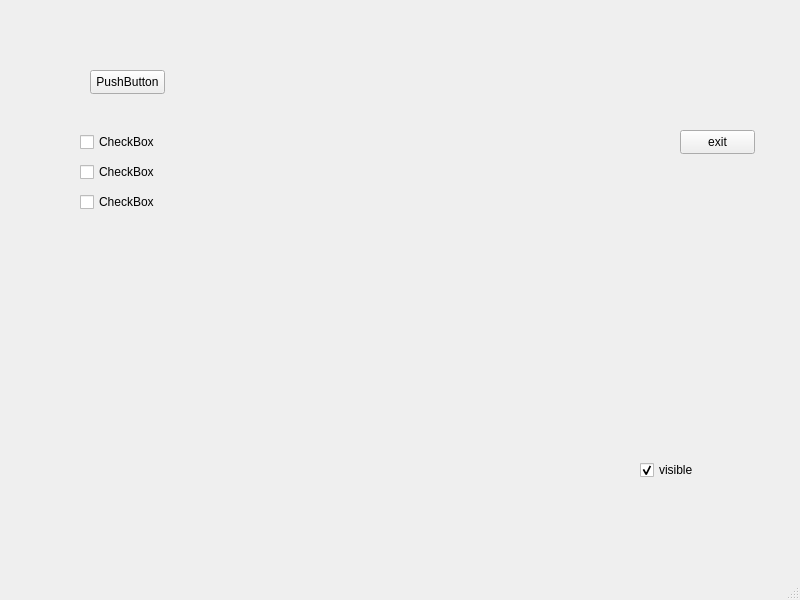
<?xml version="1.0" encoding="UTF-8"?>
<ui version="4.0">
 <class>MainWindow</class>
 <widget class="QMainWindow" name="MainWindow">
  <property name="geometry">
   <rect>
    <x>0</x>
    <y>0</y>
    <width>800</width>
    <height>600</height>
   </rect>
  </property>
  <property name="windowTitle">
   <string>MainWindow</string>
  </property>
  <widget class="QWidget" name="centralwidget">
   <widget class="Led" name="ledA">
    <property name="geometry">
     <rect>
      <x>480</x>
      <y>70</y>
      <width>16</width>
      <height>16</height>
     </rect>
    </property>
    <property name="toolTip">
     <string>Color Led component</string>
    </property>
    <property name="whatsThis">
     <string>Led indicator</string>
    </property>
   </widget>
   <widget class="QPushButton" name="m_boton">
    <property name="geometry">
     <rect>
      <x>90</x>
      <y>70</y>
      <width>75</width>
      <height>24</height>
     </rect>
    </property>
    <property name="text">
     <string>PushButton</string>
    </property>
   </widget>
   <widget class="ManoMeter" name="manometer">
    <property name="geometry">
     <rect>
      <x>630</x>
      <y>260</y>
      <width>100</width>
      <height>100</height>
     </rect>
    </property>
    <property name="toolTip">
     <string>Shows the pressure</string>
    </property>
    <property name="whatsThis">
     <string>The bar meter widget displays the pressure attached to it</string>
    </property>
   </widget>
   <widget class="QwtKnob" name="m_knoba">
    <property name="geometry">
     <rect>
      <x>80</x>
      <y>330</y>
      <width>150</width>
      <height>150</height>
     </rect>
    </property>
   </widget>
   <widget class="QwtKnob" name="m_knob_b">
    <property name="geometry">
     <rect>
      <x>330</x>
      <y>340</y>
      <width>150</width>
      <height>150</height>
     </rect>
    </property>
   </widget>
   <widget class="QCheckBox" name="m_check">
    <property name="geometry">
     <rect>
      <x>640</x>
      <y>460</y>
      <width>76</width>
      <height>20</height>
     </rect>
    </property>
    <property name="text">
     <string>visible</string>
    </property>
    <property name="checked">
     <bool>true</bool>
    </property>
   </widget>
   <widget class="QPushButton" name="pushButton">
    <property name="geometry">
     <rect>
      <x>680</x>
      <y>130</y>
      <width>75</width>
      <height>24</height>
     </rect>
    </property>
    <property name="text">
     <string>exit</string>
    </property>
   </widget>
   <widget class="Led" name="ledB">
    <property name="geometry">
     <rect>
      <x>480</x>
      <y>130</y>
      <width>16</width>
      <height>16</height>
     </rect>
    </property>
    <property name="toolTip">
     <string>Color Led component</string>
    </property>
    <property name="whatsThis">
     <string>Led indicator</string>
    </property>
    <property name="color">
     <color>
      <red>0</red>
      <green>85</green>
      <blue>255</blue>
     </color>
    </property>
   </widget>
   <widget class="QCheckBox" name="checkBox1">
    <property name="geometry">
     <rect>
      <x>80</x>
      <y>130</y>
      <width>91</width>
      <height>24</height>
     </rect>
    </property>
    <property name="text">
     <string>CheckBox</string>
    </property>
   </widget>
   <widget class="QCheckBox" name="checkBox2">
    <property name="geometry">
     <rect>
      <x>80</x>
      <y>160</y>
      <width>91</width>
      <height>24</height>
     </rect>
    </property>
    <property name="text">
     <string>CheckBox</string>
    </property>
   </widget>
   <widget class="QCheckBox" name="checkBox3">
    <property name="geometry">
     <rect>
      <x>80</x>
      <y>190</y>
      <width>91</width>
      <height>24</height>
     </rect>
    </property>
    <property name="text">
     <string>CheckBox</string>
    </property>
   </widget>
  </widget>
  <widget class="QMenuBar" name="menubar">
   <property name="geometry">
    <rect>
     <x>0</x>
     <y>0</y>
     <width>800</width>
     <height>26</height>
    </rect>
   </property>
  </widget>
  <widget class="QStatusBar" name="statusbar"/>
 </widget>
 <customwidgets>
  <customwidget>
   <class>ManoMeter</class>
   <extends>QWidget</extends>
   <header>analogwidgets/manometer.h</header>
  </customwidget>
  <customwidget>
   <class>Led</class>
   <extends>QWidget</extends>
   <header>analogwidgets/led.h</header>
  </customwidget>
  <customwidget>
   <class>QwtKnob</class>
   <extends>QWidget</extends>
   <header>qwt_knob.h</header>
  </customwidget>
 </customwidgets>
 <resources/>
 <connections>
  <connection>
   <sender>pushButton</sender>
   <signal>clicked()</signal>
   <receiver>MainWindow</receiver>
   <slot>close()</slot>
   <hints>
    <hint type="sourcelabel">
     <x>710</x>
     <y>164</y>
    </hint>
    <hint type="destinationlabel">
     <x>374</x>
     <y>248</y>
    </hint>
   </hints>
  </connection>
  <connection>
   <sender>m_check</sender>
   <signal>clicked(bool)</signal>
   <receiver>manometer</receiver>
   <slot>setVisible(bool)</slot>
   <hints>
    <hint type="sourcelabel">
     <x>664</x>
     <y>482</y>
    </hint>
    <hint type="destinationlabel">
     <x>682</x>
     <y>340</y>
    </hint>
   </hints>
  </connection>
 </connections>
</ui>
